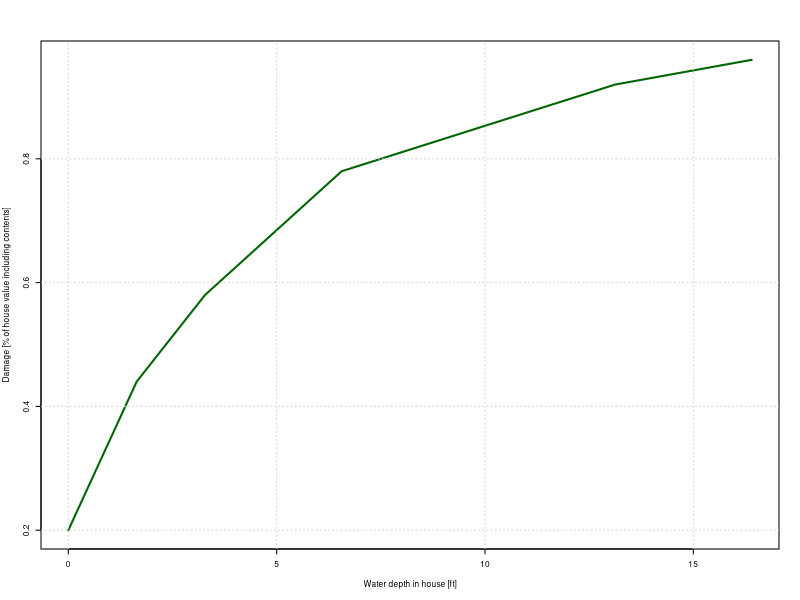

Recreate this plot in R.
Depth <-           c(0, 1.64, 3.28, 4.92, 6.56, 9.84, 13.12, 16.40)
Damage_Factors <- c(0.20, 0.44, 0.58, 0.68, 0.78, 0.85, 0.92, 0.96)

pdf("Figures/depth_damage_plot.pdf",width = 3.94,height=2.83)#   5.47)
par(cex=0.5)
plot(Depth,Damage_Factors,type="l",lwd=2,col="darkgreen",xlab="Water depth in house [ft]",ylab="Damage [% of house value including contents]")
grid()
dev.off()
